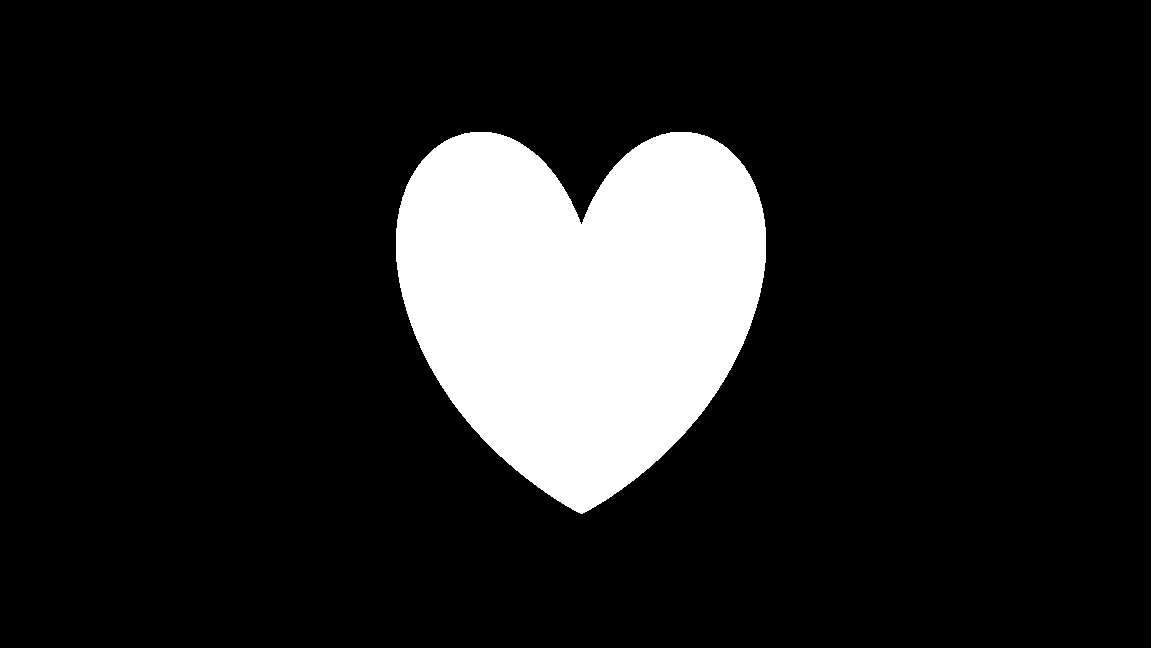
#> input picture lab2_Skeleton_of_binary/heart.png, 1152 x 648 px
$ jupyter execute lab_2.ipynb
#> lines starting #> are read from the running program, lines starting #| are printed output that depends on the picture; after the words box and inside, x2 and y2 are one past the last pixel; in counts of white or black regions, pixels touching at a corner belong together
[cell 1]
def thinning(image, A, B):
    for i in range(len(A)):
        eroded = cv2.erode(image, A[i])
        dilate = cv2.dilate(image, np.logical_not(B[i]).astype(np.uint8))
        temp = np.bitwise_and(eroded, np.logical_not(dilate)).astype(np.uint8)
        image = np.bitwise_and(image, np.logical_not(temp).astype(np.uint8))
    return image

[cell 2]
def sfeleton_with_thinning(image, A, B):
    X_first = image
    X = thinning(X_first, A, B)
    count = 0
    while np.max(np.abs(X_first - X)) != 0:
        X_first = X
        X = thinning(X_first, A, B)
    return X

[cell 3]
import matplotlib.pyplot as plt
import cv2
import numpy as np

image_1 = cv2.imread('heart.png', cv2.IMREAD_GRAYSCALE)
#> image_1: shape (648, 1152); 13.7% white; 2 white regions, box (x1, y1, x2, y2) and area: (396, 132, 766, 514) 101507, (1151, 0, 1152, 648) 648
image_2 = cv2.imread('oval.png', cv2.IMREAD_GRAYSCALE)
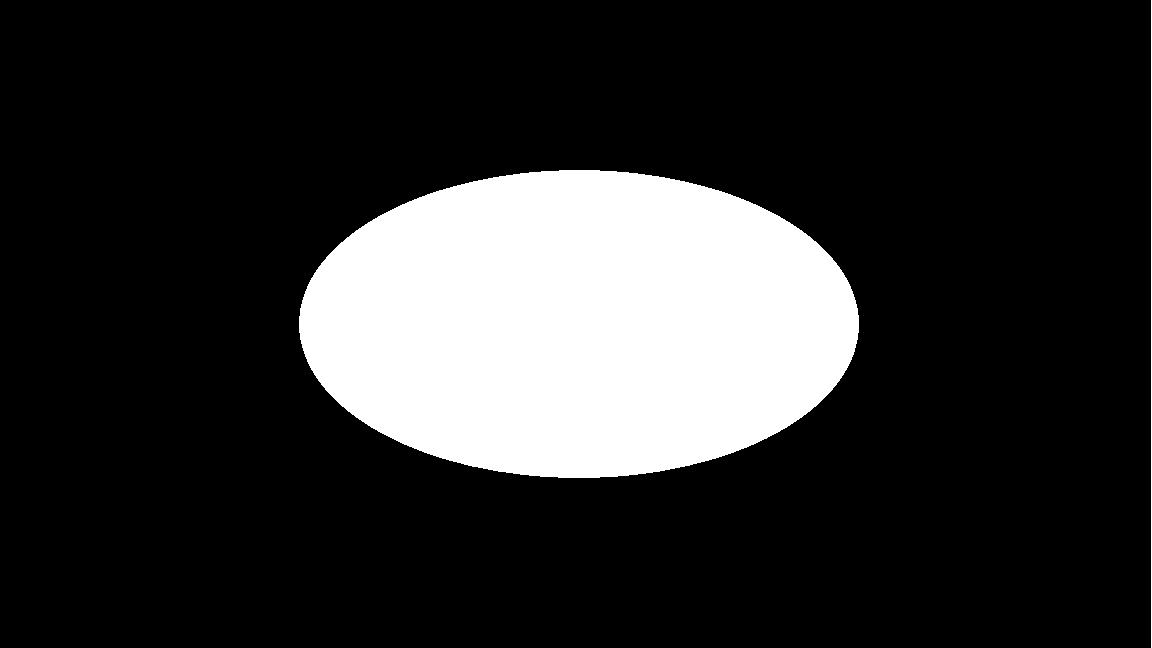
#> input picture lab2_Skeleton_of_binary/oval.png, 1152 x 648 px
#> image_2: shape (648, 1152); 18.2% white; 2 white regions, box (x1, y1, x2, y2) and area: (299, 170, 859, 478) 135480, (1151, 0, 1152, 648) 648
image_3 = cv2.imread('rectangle.png', cv2.IMREAD_GRAYSCALE)
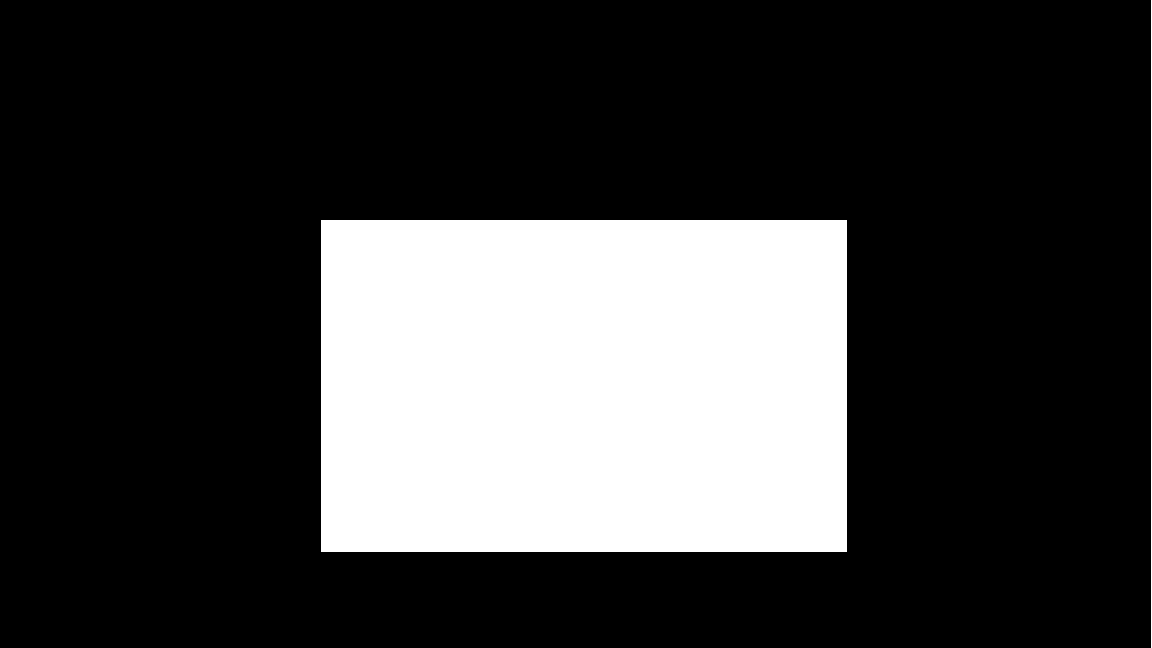
#> input picture lab2_Skeleton_of_binary/rectangle.png, 1152 x 648 px
#> image_3: shape (648, 1152); 23.5% white; 2 white regions, box (x1, y1, x2, y2) and area: (321, 220, 847, 552) 174632, (1151, 0, 1152, 648) 648
image_4 = cv2.imread('image2.png', cv2.IMREAD_GRAYSCALE)
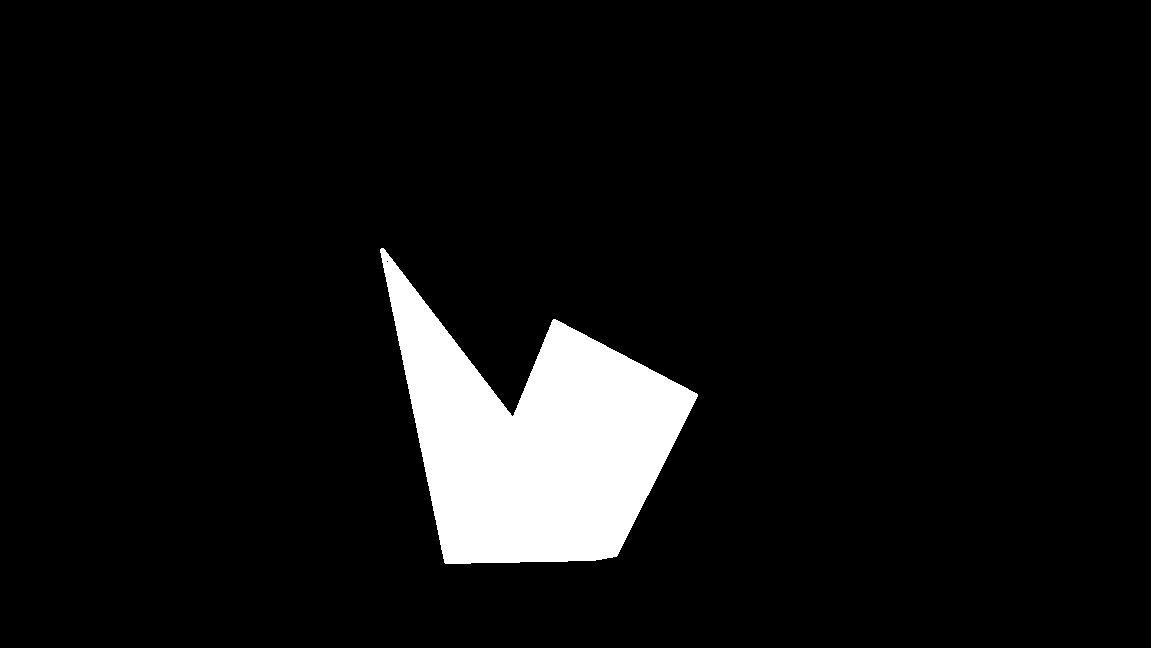
#> input picture lab2_Skeleton_of_binary/image2.png, 1152 x 648 px
#> image_4: shape (648, 1152); 7% white; 2 white regions, box (x1, y1, x2, y2) and area: (380, 248, 698, 564) 51635, (1151, 0, 1152, 648) 648
image_5 = cv2.imread('image3.png', cv2.IMREAD_GRAYSCALE)
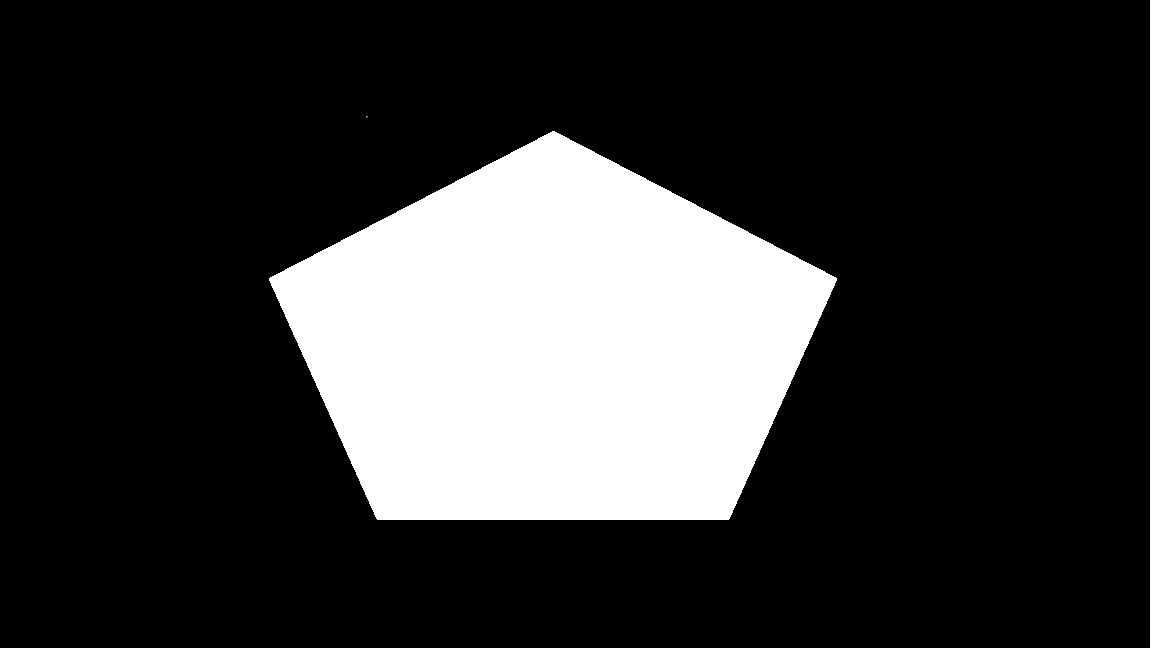
#> input picture lab2_Skeleton_of_binary/image3.png, 1152 x 648 px
#> image_5 is the input picture: shape (648, 1152); min 0, max 255, mean 52.8

images = [image_1, image_2, image_3, image_4, image_5]

A_1 = np.array([[1, 1, 1],
                [0, 1, 0],
                [0, 0, 0]], dtype=np.uint8)
B_1 = np.array([[1, 1, 1],
                [1, 1, 1],
                [0, 0, 0]], dtype=np.uint8)

A_2 = np.array([[1, 0, 0],
                [1, 1, 0],
                [1, 0, 0]], dtype=np.uint8)
B_2 = np.array([[1, 1, 0],
                [1, 1, 0],
                [1, 1, 0]], dtype=np.uint8)

A_3 = np.array([[0, 0, 0],
                [0, 1, 0],
                [1, 1, 1]], dtype=np.uint8)
B_3 = np.array([[0, 0, 0],
                [1, 1, 1],
                [1, 1, 1]], dtype=np.uint8)

A_4 = np.array([[0, 0, 1],
                [0, 1, 1],
                [0, 0, 1]], dtype=np.uint8)
B_4 = np.array([[0, 1, 1],
                [0, 1, 1],
                [0, 1, 1]], dtype=np.uint8)

A_5 = np.array([[0, 1, 0],
                [0, 1, 1],
                [0, 0, 0]], dtype=np.uint8)
B_5 = np.array([[1, 1, 1],
                [0, 1, 1],
                [0, 0, 1]], dtype=np.uint8)

A_6 = np.array([[0, 1, 0],
                [1, 1, 0],
                [0, 0, 0]], dtype=np.uint8)
B_6 = np.array([[1, 1, 1],
                [1, 1, 0],
                [1, 0, 0]], dtype=np.uint8)

A_7 = np.array([[0, 0, 0],
                [1, 1, 0],
                [0, 1, 0]], dtype=np.uint8)
B_7 = np.array([[1, 0, 0],
                [1, 1, 0],
                [1, 1, 1]], dtype=np.uint8)

A_8 = np.array([[0, 0, 0],
                [0, 1, 1],
                [0, 1, 0]], dtype=np.uint8)
B_8 = np.array([[0, 0, 1],
                [0, 1, 1],
                [1, 1, 1]], dtype=np.uint8)

A = [A_1, A_2, A_3, A_4, A_5, A_6, A_7, A_8]
B = [B_1, B_2, B_3, B_4, B_5, B_6, B_7, B_8]

for image in images:
    skeleton = sfeleton_with_thinning(image, A, B)

    fig, axes = plt.subplots(1, 2, figsize=(20, 8))
    axes[0].imshow(image, cmap='gray')
    axes[0].set_title('Исходное изображение')
    axes[0].axis('off')

    axes[1].imshow(skeleton, cmap='gray')
    axes[1].set_title('Скелетизация')
    axes[1].axis('off')
#> this loop made 5 passes
#> pass 1, in sfeleton_with_thinning, `X = thinning(X_first, A, B)`:
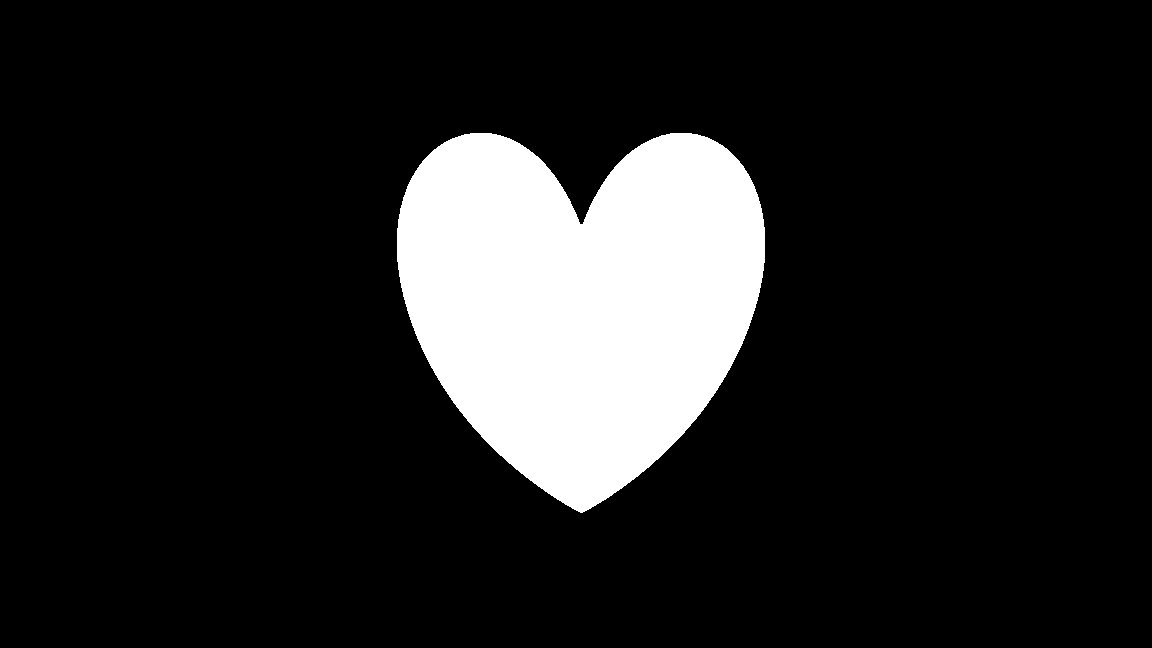
#> X: shape (648, 1152); values 0 (black) and 1 (white), 13.4% white; 1 white region, box (x1, y1, x2, y2) and area: (397, 133, 765, 513) 100388

plt.show()
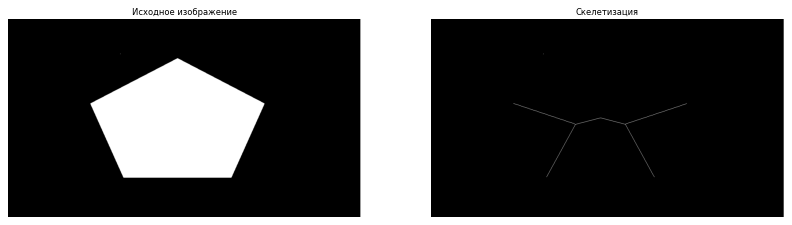
#> figure drawn by matplotlib, 2 panels
